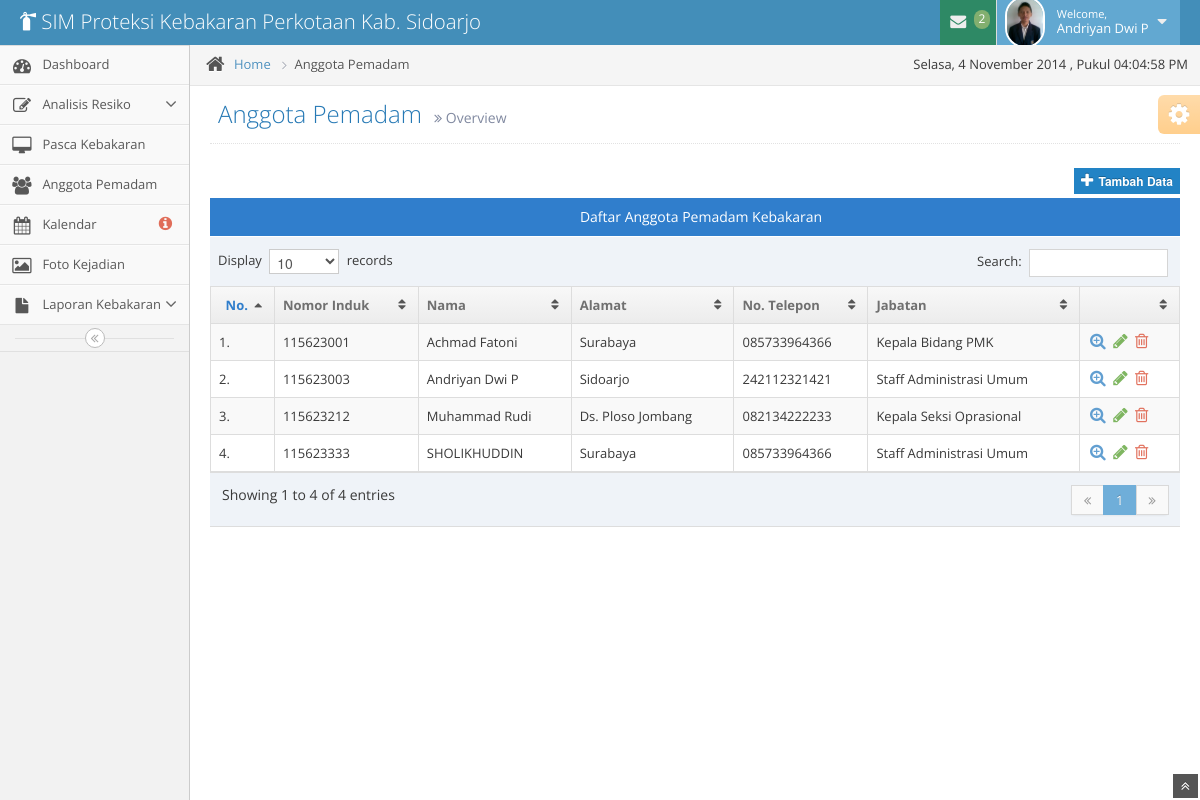
Screenshot of /anggota/list.php (signed in) with the database file from the repository.
### tables this page shows
CREATE TABLE IF NOT EXISTS `pegawai` (
  `pegawai_nip` int(20) NOT NULL,
  `id_level_user` int(11) NOT NULL,
  `pegawai_nama` varchar(50) NOT NULL,
  `pegawai_tempat` varchar(50) NOT NULL,
  `pegawai_tanggal` date NOT NULL,
  `pegawai_kelamin` varchar(20) NOT NULL,
  `pegawai_alamat` varchar(50) NOT NULL,
  `pegawai_no_telp` varchar(20) NOT NULL,
  `jabatan_id` int(2) NOT NULL,
  `pegawai_email` varchar(50) NOT NULL,
  `pegawai_password` varchar(200) NOT NULL,
  `pegawai_foto` varchar(255) NOT NULL,
  PRIMARY KEY (`pegawai_nip`),
  KEY `FK_jabatan` (`jabatan_id`),
  KEY `id_level_user` (`id_level_user`)
);

CREATE TABLE IF NOT EXISTS `jabatan` (
  `jabatan_id` int(2) NOT NULL AUTO_INCREMENT,
  `jabatan_nama` varchar(30) NOT NULL,
  PRIMARY KEY (`jabatan_id`)
);

### anggota/list.php (the view, shortened to what the rows shown need)
<?php
include '../template/header.php';
if ((isset($_SESSION['pegawai_nomor']) && isset($_SESSION['level'])) || (isset($_COOKIE['level']) && isset($_COOKIE['pegawai_nomor']))) {
    $sql = mysql_query("SELECT * FROM pegawai WHERE (pegawai_nip='" . $_SESSION['pegawai_nomor'] . "' AND id_level_user='".$_SESSION['level']."')
                        OR (pegawai_nip='" . $_COOKIE['pegawai_nomor'] . "' AND id_level_user='".$_COOKIE['level']."')") or die("Query : ".mysql_error());
    $query = mysql_query("SELECT * FROM pegawai,jabatan
      WHERE jabatan.jabatan_id = pegawai.jabatan_id
      ORDER BY pegawai_nip") or die("Query failed: " . mysql_error());
    if ($sql == false) {
        die(mysql_error());
        header('Location: ../login/login.php');
        exit();
    } else if (mysql_num_rows($sql)) {
        while ($row = mysql_fetch_assoc($sql)) {
            ?>
            <body>
                <div class="navbar">
                    <div class="navbar-inner">
                        <div class="container-fluid">
                            <a href="../beranda/index" class="brand">
                                <small>
                                    <i class="icon-fire-extinguisher"></i>
                                    SIM Proteksi Kebakaran Perkotaan Kab. Sidoarjo
                                </small>
                            </a>
                            <ul class="nav ace-nav pull-right">
                                <li class="green">
                                    <a data-toggle="dropdown" class="dropdown-toggle" href="#">
                                        <i class="icon-envelope icon-animated-vertical"></i>
                                        <?php
                                        $level = $row['id_level_user'];
                                        $jabatan = $row['jabatan_id'];
                                        $cek_pesan = mysql_query("SELECT * FROM pesan WHERE pesan_status = 0 AND pesan_untuk='$jabatan'") or die("Query : ".mysql_error());
                                        $jml_pesan = mysql_num_rows($cek_pesan);
                                        if($jml_pesan > 0){
                                            echo "<span class='badge badge-success'>$jml_pesan</span>";
                                        }else{
                                            echo "<span class='badge badge-success'>0</span>";
                                        }
                                        ?>
                                    </a>
                                </li>
                                <li class="light-blue">
                                    <a data-toggle="dropdown" href="#" class="dropdown-toggle">
                                        <img class="nav-user-photo" src="../assets/img/img-anggota/<?= $row['pegawai_foto']; ?>" alt="<?php echo $hasil['pegawai_nama']; ?>" />
                                        <span class="user-info">
                                            <small>Welcome,</small>
                                            <?php echo $row['pegawai_nama']; ?>
                                        </span>
                                        <i class="icon-caret-down"></i>
                                    </a>
                                </li>
                            </ul>
                        </div>
                    </div>
                </div>
            <div class="main-container container-fluid">
                <?php include '../template/sidebar.php'; ?>
                <div class="main-content">
                    <div class="breadcrumbs" id="breadcrumbs">
                        <ul class="breadcrumb">
                            <li>
                                <i class="icon-home home-icon"></i>
                                <a href="../beranda/index">Home</a>
                                <span class="divider">
                                    <i class="icon-angle-right arrow-icon"></i>
                                </span>
                            </li>
                            <li class="active">Anggota Pemadam</li>
                        </ul>
                        <div class="pull-right">
                            , Pukul <span id="clock"></span>
                        </div>
                    </div>
                    <div class="page-content">
                        <div class="page-header position-relative">
                            <h1>
                                Anggota Pemadam
                                <small>
                                    <i class="icon-double-angle-right"></i>
                                    Overview
                                </small>
                            </h1>
                        </div>
                        <div class="row-fluid">
                            <div class="span12">
                                <div class = "space-6"></div>
                                <div class = "pull-right">
                                <?php if($row['id_level_user'] == 1){ ?>
                                    <a href = "tambah">
                                        <button class = "btn btn-mini btn-primary btn-block" data-rel = "tooltip" title = "Tambah Pegawai">
                                            <i class = "icon-plus bigger-130"></i>
                                            <strong>Tambah Data</strong>
                                        </button>
                                    </a>
                                <?php } ?>
                                </div>
                                <div class = "table-header center">
                                    Daftar Anggota Pemadam Kebakaran
                                </div>
                                <table id = "pegawai" class = "table table-striped table-bordered table-hover">
                                    <thead>
                                        <tr>
                                            <th class = "center">No.</th>
                                            <th>Nomor Induk</th>
                                            <th>Nama</th>
                                            <th>Alamat</th>
                                            <th>No. Telepon</th>
                                            <th>Jabatan</th>
                                            <th></th>
                                        </tr>
                                    </thead>
                                    <tbody>
                                        <?php
                                        $no = 1;
                                        while ($data = mysql_fetch_array($query)) {
                                            ?>
                                            <tr>
                                                <td><?php echo '' . $no . '.'; ?></td>
                                                <td><?php echo $data['pegawai_nip']; ?></td>
                                                <td><?php echo $data['pegawai_nama']; ?></td>
                                                <td><?php echo $data['pegawai_alamat']; ?></td>
                                                <td><?php echo $data['pegawai_no_telp']; ?></td>
                                                <td><?php echo $data['jabatan_nama']; ?></td>
                                                <td class="td-actions">
                                                    <div class="hidden-phone visible-desktop action-buttons">
                                                        <a class="blue" href="profile?nip=<?php echo $data['pegawai_nip']; ?>" class="tooltip-info" data-rel="tooltip" title="View">
                                                            <i class="icon-zoom-in bigger-130"></i>
                                                        </a>
                                                        <?php if($row['id_level_user'] == 1 ){ ?>
                                                        <a class="green" href="edit?nip=<?php echo $data['pegawai_nip']; ?>" class="tooltip-success" data-rel="tooltip" title="Edit">
                                                            <i class="icon-pencil bigger-130"></i>
                                                        </a>
                                                        <a class="red" href="prosesHapus?nip=<?php echo $data['pegawai_nip']; ?>" onclick="return confirm('Are you sure you want to delete?')" class="tooltip-error" data-rel="tooltip" title="Delete">
                                                            <i class="icon-trash bigger-130"></i>
                                                        </a>
                                                        <?php }else if($data['pegawai_nip'] == $row['pegawai_nip']){ ?>
                                                        <a class="green" href="edit?nip=<?php echo $data['pegawai_nip']; ?>" class="tooltip-success" data-rel="tooltip" title="Edit">
                                                            <i class="icon-pencil bigger-130"></i>
                                                        </a>
                                                        <?php } ?>
                                                    </div>
                                                </td>
                                            </tr>
                                            <?php
                                            $no++;
                                        }
                                        ?>
                                    </tbody>
                                </table>
                            </div>
                        </div>
                    </div>
                    <?php
                }
            }
        }
        ?>
    </div>
</div>
</body>
</html>

### template/sidebar.php (shortened to what the rows shown need)
<?php
    if($level == '1'){
?>
<div class="sidebar" id="sidebar">
    <ul class="nav nav-list">
        <li>
            <a href="../beranda/index">
                <i class="icon-dashboard"></i>
                <span class="menu-text"> Dashboard </span>
            </a>
        </li>
        <li>
            <a href="" class="dropdown-toggle">
                <i class="icon-edit"></i>
                <span class="menu-text"> Analisis Resiko </span>
                <b class="arrow icon-angle-down"></b>
            </a>
        </li>
        <li>
            <a href="../pasca/pasca" class="dropdown-toggle">
                <i class="icon-desktop"></i>
                <span class="menu-text"> Pasca Kebakaran </span>
            </a>
        </li>
        <li>
            <a href="../anggota/list">
                <i class="icon-group"></i>
                <span class="menu-text"> Anggota Pemadam </span>
            </a>
        </li>
        <li>
            <a href="../kalendar/kalendar">
                <i class="icon-calendar"></i>
                <?php
                    $thn = date('Y');
                    $bln = date('m');
                    $cek = mysql_query("SELECT * FROM resiko WHERE resiko_tanggal_start BETWEEN '$thn-$bln-01' AND '$thn-$bln-31'") or die("Query : ".mysql_error());
                    $jml = mysql_num_rows($cek);
                ?>
                <span class="menu-text">
                    Kalendar
                    <?php if($jml>0){ ?>
                    <span class="badge badge-transparent tooltip-error" title="<?php echo $jml; ?>&nbsp;Important&nbsp;Events">
                        <i class="icon-info-sign red bigger-130"></i>
                    </span>
                    <?php }else{ ?>
                    <span class="badge badge-transparent tooltip-error" title="0&nbsp;Important&nbsp;Events">
                        <i class="icon-info-sign red bigger-130"></i>
                    </span>
                    <?php } ?>
                </span>
            </a>
        </li>
        <li>
            <a href="../gallery/">
                <i class="icon-picture"></i>
                <span class="menu-text"> Foto Kejadian </span>
            </a>
        </li>
        <li>
            <a href="#" class="dropdown-toggle">
                <i class="icon-file"></i>
                <span class="menu-text">
                    Laporan Kebakaran
                </span>
                <b class="arrow icon-angle-down"></b>
            </a>
        </li>
    </ul>
    <div class="sidebar-collapse" id="sidebar-collapse">
        <i class="icon-double-angle-left"></i>
    </div>
</div>
<?php
}else if($level == '2' || $level = '3'){
?>
<div class="sidebar" id="sidebar">
    <div class="sidebar-shortcuts" id="sidebar-shortcuts">
        <div class="sidebar-shortcuts-mini" id="sidebar-shortcuts-mini">
            <span class="btn btn-success"></span>
            <span class="btn btn-info"></span>
            <span class="btn btn-warning"></span>
            <span class="btn btn-danger"></span>
        </div>
    </div>
    <ul class="nav nav-list">
        <li>
            <a href="../beranda/index">
                <i class="icon-dashboard"></i>
                <span class="menu-text"> Dashboard </span>
            </a>
        </li>
        <li>
            <a href="../pasca/pasca" class="dropdown-toggle">
                <i class="icon-desktop"></i>
                <span class="menu-text"> Pasca Kebakaran </span>
            </a>
        </li>
        <li>
            <a href="../anggota/list">
                <i class="icon-group"></i>
                <span class="menu-text"> Anggota Pemadam </span>
            </a>
        </li>
        <li>
            <a href="../kalendar/kalendar">
                <i class="icon-calendar"></i>
                <?php
                    $thn = date('Y');
                    $bln = date('m');
                    $cek = mysql_query("SELECT * FROM resiko WHERE resiko_tanggal_start BETWEEN '$thn-$bln-01' AND '$thn-$bln-31'") or die("Query : ".mysql_error());
                    $jml = mysql_num_rows($cek);
                ?>
                <span class="menu-text">
                    Kalendar
                    <?php if($jml>0){ ?>
                    <span class="badge badge-transparent tooltip-error" title="<?php echo $jml; ?>&nbsp;Important&nbsp;Events">
                        <i class="icon-info-sign red bigger-130"></i>
                    </span>
                    <?php }else{ ?>
                    <span class="badge badge-transparent tooltip-error" title="0&nbsp;Important&nbsp;Events">
                        <i class="icon-info-sign red bigger-130"></i>
                    </span>
                    <?php } ?>
                </span>
            </a>
        </li>
        <li>
            <a href="../gallery/">
                <i class="icon-picture"></i>
                <span class="menu-text"> Foto Kejadian </span>
            </a>
        </li>
        <li>
            <a href="#" class="dropdown-toggle">
                <i class="icon-file"></i>
                <span class="menu-text">
                    Laporan Kebakaran
                </span>
                <b class="arrow icon-angle-down"></b>
            </a>
            <ul class="submenu">
                <li>
                    <a href="../laporan/">
                        <i class="icon-double-angle-right"></i>
                        Laporan Kebakaran
                    </a>
                </li>
                <li>
                    <a href="../grafik/">
                        <i class="icon-double-angle-right"></i>
                        Grafik Kebakaran
                    </a>
                </li>
            </ul>
        </li>
    </ul>
    <div class="sidebar-collapse" id="sidebar-collapse">
        <i class="icon-double-angle-left"></i>
    </div>
</div>
<?php
}
?>

### rows the page displays
pegawai: jml_pesan "2", pegawai_foto (picture), pegawai_nama "Andriyan Dwi P", shows "Dashboard", shows "Tambah Data", pegawai_nip "115623003", pegawai_alamat "Sidoarjo", pegawai_no_telp "242112321421", jabatan.jabatan_nama "Staff Administrasi Umum"
pegawai: pegawai_nip "115623001", pegawai_nama "Achmad Fatoni", pegawai_alamat "Surabaya", pegawai_no_telp "085733964366", jabatan.jabatan_nama "Kepala Bidang PMK"
pegawai: pegawai_nip "115623212", pegawai_nama "Muhammad Rudi", pegawai_alamat "Ds. Ploso Jombang", pegawai_no_telp "082134222233", jabatan.jabatan_nama "Kepala Seksi Oprasional"
pegawai: pegawai_nip "115623333", pegawai_nama "SHOLIKHUDDIN", pegawai_alamat "Surabaya", pegawai_no_telp "085733964366", jabatan.jabatan_nama "Staff Administrasi Umum"
